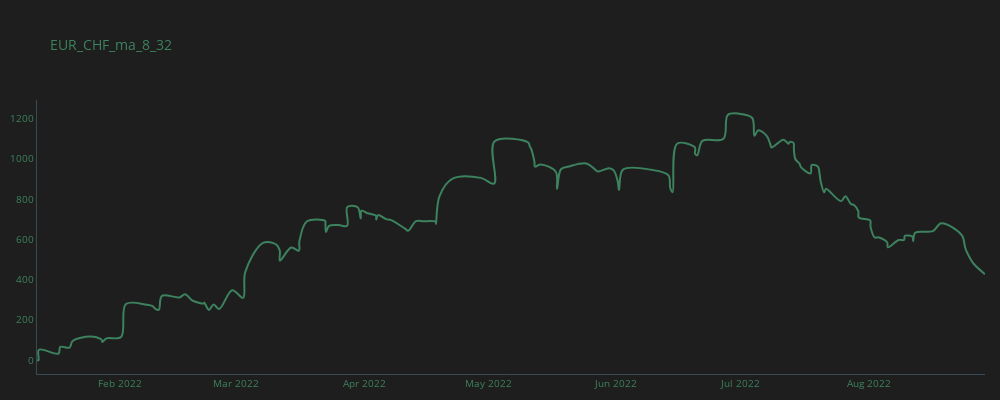
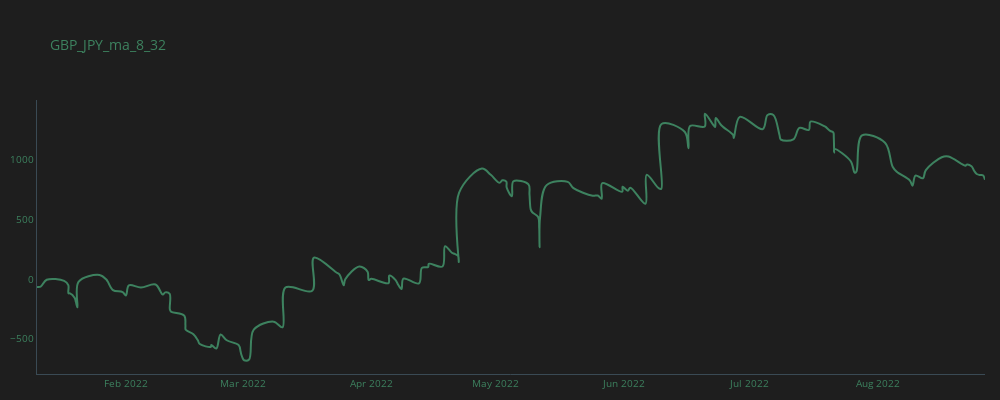
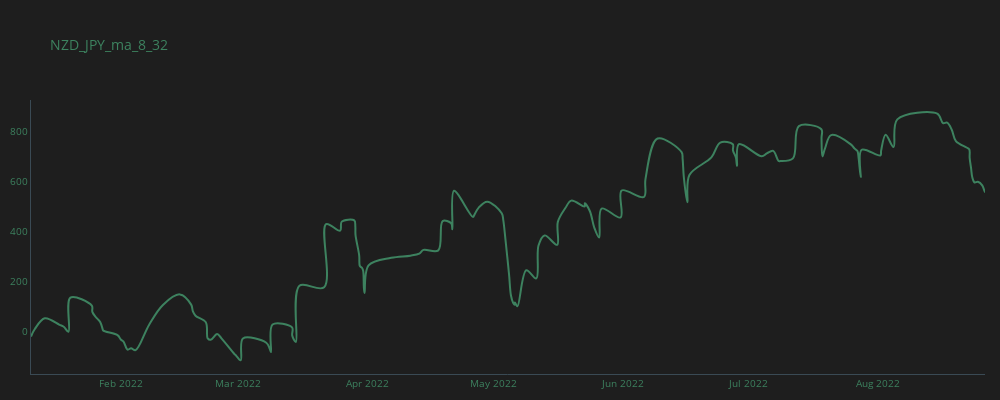
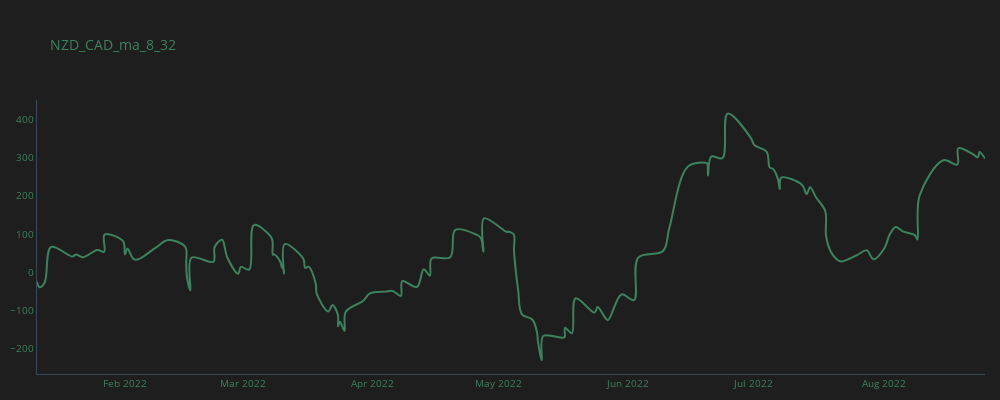

The notebook cell these images were saved under, in order:
### Code cell
c = 'ma_8_32'
for p in our_pairs:
    temp_df = all_trades[(all_trades.cross==c)&(all_trades.pair==p)].copy()
    temp_df['cum_gain'] = temp_df.gain.cumsum()
    plot_line(temp_df, p+'_'+c)

### Figure 1 — Plotly figure (JSON) as saved in the notebook; plotly's stock layout.template omitted (floating-point values rounded to 4 significant figures; data arrays with more than 128 entries replaced by an {"elided": "..."} marker saying what was removed)
{"data": [{"line": {"color": "#3d825f", "shape": "spline", "width": 2}, "mode": "lines", "name": "EUR_CHF_ma_8_32", "type": "scatter", "x": {"elided": "145 str values"}, "y": {"elided": "145 float values"}}], "layout": {"font": {"color": "#3d825f", "size": 10}, "height": 400, "margin": {"b": 10, "l": 15, "r": 15}, "paper_bgcolor": "#1e1e1e", "plot_bgcolor": "#1e1e1e", "title": {"text": "EUR_CHF_ma_8_32"}, "width": 1000, "xaxis": {"linecolor": "#3a4a54", "linewidth": 1, "showgrid": false, "zeroline": false}, "yaxis": {"linecolor": "#3a4a54", "linewidth": 1, "showgrid": false, "zeroline": false}}}

### Figure 2 — Plotly figure (JSON) as saved in the notebook; plotly's stock layout.template omitted (floating-point values rounded to 4 significant figures; data arrays with more than 128 entries replaced by an {"elided": "..."} marker saying what was removed)
{"data": [{"line": {"color": "#3d825f", "shape": "spline", "width": 2}, "mode": "lines", "name": "GBP_JPY_ma_8_32", "type": "scatter", "x": {"elided": "157 str values"}, "y": {"elided": "157 float values"}}], "layout": {"font": {"color": "#3d825f", "size": 10}, "height": 400, "margin": {"b": 10, "l": 15, "r": 15}, "paper_bgcolor": "#1e1e1e", "plot_bgcolor": "#1e1e1e", "title": {"text": "GBP_JPY_ma_8_32"}, "width": 1000, "xaxis": {"linecolor": "#3a4a54", "linewidth": 1, "showgrid": false, "zeroline": false}, "yaxis": {"linecolor": "#3a4a54", "linewidth": 1, "showgrid": false, "zeroline": false}}}

### Figure 3 — Plotly figure (JSON) as saved in the notebook; plotly's stock layout.template omitted (floating-point values rounded to 4 significant figures; data arrays with more than 128 entries replaced by an {"elided": "..."} marker saying what was removed)
{"data": [{"line": {"color": "#3d825f", "shape": "spline", "width": 2}, "mode": "lines", "name": "NZD_JPY_ma_8_32", "type": "scatter", "x": {"elided": "147 str values"}, "y": {"elided": "147 float values"}}], "layout": {"font": {"color": "#3d825f", "size": 10}, "height": 400, "margin": {"b": 10, "l": 15, "r": 15}, "paper_bgcolor": "#1e1e1e", "plot_bgcolor": "#1e1e1e", "title": {"text": "NZD_JPY_ma_8_32"}, "width": 1000, "xaxis": {"linecolor": "#3a4a54", "linewidth": 1, "showgrid": false, "zeroline": false}, "yaxis": {"linecolor": "#3a4a54", "linewidth": 1, "showgrid": false, "zeroline": false}}}

### Figure 4 — Plotly figure (JSON) as saved in the notebook; plotly's stock layout.template omitted (floating-point values rounded to 4 significant figures; data arrays with more than 128 entries replaced by an {"elided": "..."} marker saying what was removed)
{"data": [{"line": {"color": "#3d825f", "shape": "spline", "width": 2}, "mode": "lines", "name": "NZD_CAD_ma_8_32", "type": "scatter", "x": {"elided": "137 str values"}, "y": {"elided": "137 float values"}}], "layout": {"font": {"color": "#3d825f", "size": 10}, "height": 400, "margin": {"b": 10, "l": 15, "r": 15}, "paper_bgcolor": "#1e1e1e", "plot_bgcolor": "#1e1e1e", "title": {"text": "NZD_CAD_ma_8_32"}, "width": 1000, "xaxis": {"linecolor": "#3a4a54", "linewidth": 1, "showgrid": false, "zeroline": false}, "yaxis": {"linecolor": "#3a4a54", "linewidth": 1, "showgrid": false, "zeroline": false}}}
